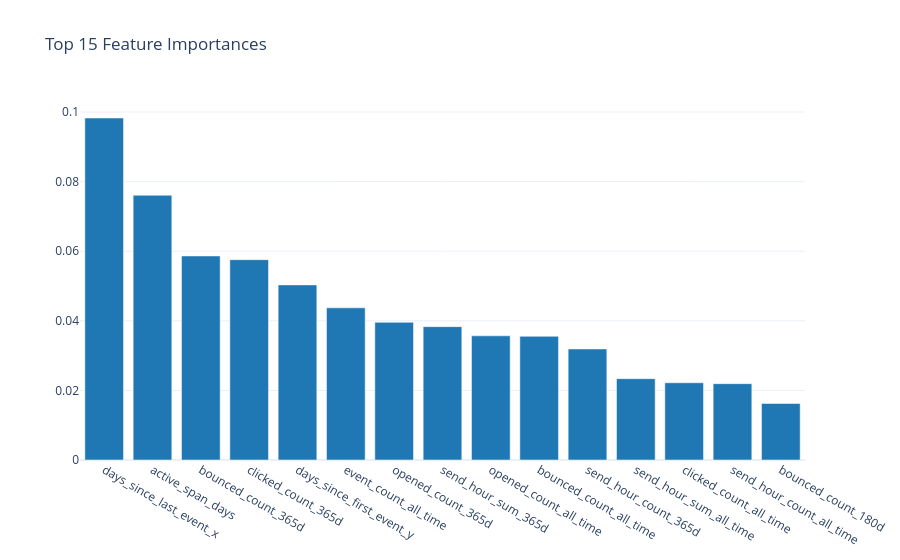

The code cell stored with this chart in its notebook:
### Markdown cell above
## 8.4 Feature Importance (Random Forest)

### Code cell
if not _skip_modeling:
    rf_model = models["Random Forest"]
    importance_df = native_pd.DataFrame({
        "Feature": X_train.columns.tolist(),
        "Importance": rf_model.feature_importances_
    }).sort_values("Importance", ascending=False)

    top_n = 15
    top_features = importance_df.head(top_n)

    fig = charts.bar_chart(
        top_features["Feature"].tolist(),
        top_features["Importance"].tolist(),
        title=f"Top {top_n} Feature Importances"
    )
    display_figure(fig)

### Figure 1 — Plotly figure (JSON) as saved in the notebook; plotly's stock layout.template omitted (floating-point values rounded to 4 significant figures)
{"data": [{"marker": {"color": "#1f77b4"}, "type": "bar", "x": ["days_since_last_event_x", "active_span_days", "bounced_count_365d", "clicked_count_365d", "days_since_first_event_y", "event_count_all_time", "opened_count_365d", "send_hour_sum_365d", "opened_count_all_time", "bounced_count_all_time", "send_hour_count_365d", "send_hour_sum_all_time", "clicked_count_all_time", "send_hour_count_all_time", "bounced_count_180d"], "y": [0.09828, 0.07607, 0.05864, 0.05757, 0.05032, 0.04373, 0.03957, 0.03833, 0.03569, 0.03554, 0.03191, 0.02338, 0.0222, 0.02193, 0.01624]}], "layout": {"title": {"text": "Top 15 Feature Importances"}, "xaxis": {"title": {}}, "yaxis": {"title": {}}}}
